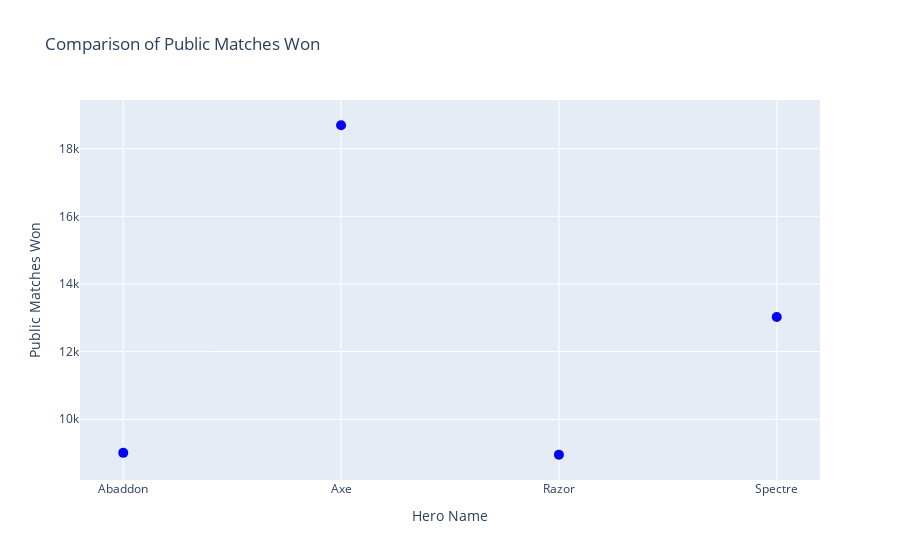

Notebook code cell kept with this figure:
### Markdown cell above
Scatter Plot using plotly (Comparison of Public Matches Won between Abaddon, Axe, Razor, and Spectre)

### Code cell
dataframes = [('df1', df1), ('df2', df2), ('df3', df3), ('df4', df4)]

x_values = []
y_values = []

for name, df in dataframes:
    x_values.extend(df['Hero Name'])
    y_values.extend(df['Public Matches Won'])

trace = go.Scatter(
    x=x_values,
    y=y_values,
    mode='markers',
    marker=dict(
        size=10,
        symbol='circle',
        color='blue'
    )
)

layout = go.Layout(
    title='Comparison of Public Matches Won',
    xaxis=dict(title='Hero Name'),
    yaxis=dict(title='Public Matches Won')
)

figure = go.Figure(data=[trace], layout=layout)

figure.show()

### Figure 1 — Plotly figure (JSON) as saved in the notebook; plotly's stock layout.template omitted (floating-point values rounded to 4 significant figures)
{"data": [{"marker": {"color": "blue", "size": 10, "symbol": "circle"}, "mode": "markers", "type": "scatter", "x": ["Abaddon", "Axe", "Razor", "Spectre"], "y": [9007, 18693, 8951, 13026]}], "layout": {"autosize": true, "title": {"text": "Comparison of Public Matches Won"}, "xaxis": {"autorange": true, "range": [-0.1875, 3.187], "title": {"text": "Hero Name"}, "type": "category"}, "yaxis": {"autorange": true, "range": [7957.0, 19690.0], "title": {"text": "Public Matches Won"}, "type": "linear"}}}
